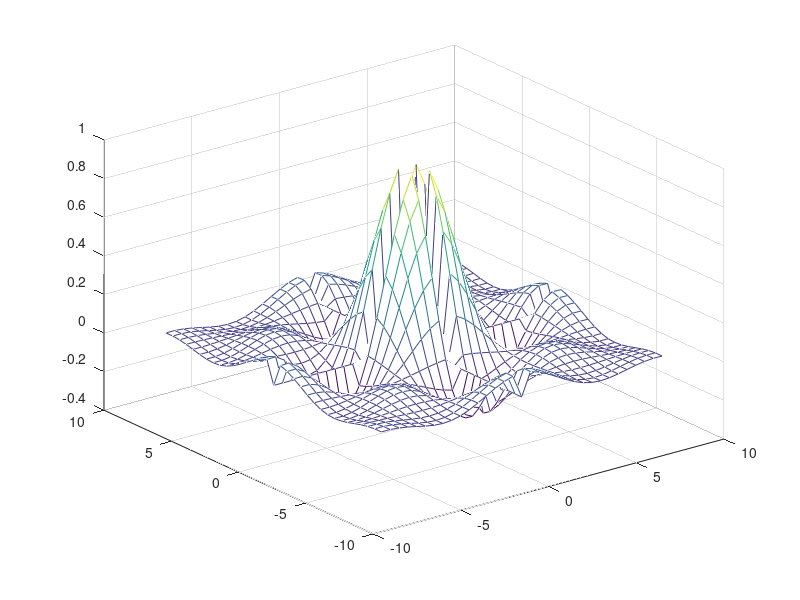

MATLAB code for this plot:
eps = 0.000000001;
[X, Y] = meshgrid(-8: .5: 8);
% R = sqrt(X.^2+Y.^2) + eps;
% Z = sin(X)*sin(Y)./(X.*Y.+eps)
% Z = sin(X)*Y%./(X*Y+eps)
Z = sin(X).*sin(Y)./(X.*Y+eps);
figure
mesh(X, Y, Z)
